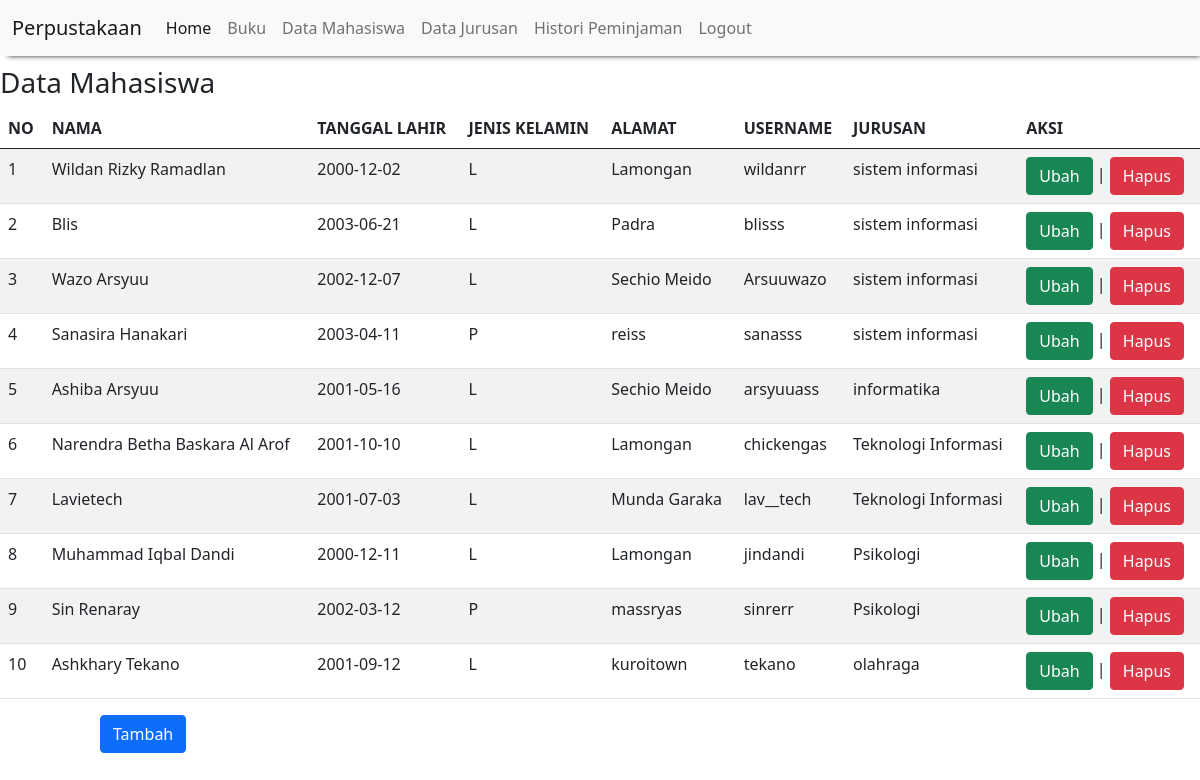
The page /tampil_mahasiswa.php (signed in) on the database its author committed.
### tables this page shows
CREATE TABLE `mahasiswa` (
  `id_mhs` int(11) NOT NULL,
  `nama` varchar(100) NOT NULL,
  `tanggal_lahir` date NOT NULL,
  `jenis_kelamin` enum('L','P') NOT NULL,
  `alamat` text NOT NULL,
  `username` varchar(255) DEFAULT NULL,
  `password` varchar(255) DEFAULT NULL,
  `id_jurusan` int(11) NOT NULL
);

CREATE TABLE `jurusan` (
  `id_jurusan` int(11) NOT NULL,
  `nama_jurusan` varchar(20) NOT NULL,
  `angkatan` varchar(20) NOT NULL
);

### tampil_mahasiswa.php (the view, shortened to what this page needs)
<?php
	include "header.php";
?>
<!DOCTYPE html>
<html>
<head>
	<link href="https://cdn.jsdelivr.net/npm/bootstrap@5.0.1/dist/css/bootstrap.min.css" rel="stylesheet">
</head>
<body>
	<h3>Data Mahasiswa</h3>
	<table class="table table-hover table-striped">
		<thead>
			<tr>
				<th>NO</th>
				<th>NAMA</th>
				<th>TANGGAL LAHIR</th>
				<th>JENIS KELAMIN</th>
				<th>ALAMAT</th>
				<th>USERNAME</th>
				<th>JURUSAN</th>
				<th>AKSI</th>
			</tr>
		</thead>
		<tbody>
			<?php
			include "koneksi.php";
			$qry_mahasiswa=mysqli_query($conn,"select * from mahasiswa join jurusan on jurusan.id_jurusan=mahasiswa.id_jurusan");
			$no=0;
			while ($data_mahasiswa=mysqli_fetch_array($qry_mahasiswa)) {
				$no++;?>
				<tr>
					<td><?=$no?></td>
					<td><?=$data_mahasiswa['nama']?></td>
					<td><?=$data_mahasiswa['tanggal_lahir']?></td>
					<td><?=$data_mahasiswa['jenis_kelamin']?></td>
					<td><?=$data_mahasiswa['alamat']?></td>
					<td><?=$data_mahasiswa['username']?></td>
					<td><?=$data_mahasiswa['nama_jurusan']?></td>
					<td><a href="ubah_mahasiswa.php?id_mhs=<?=$data_mahasiswa['id_mhs']?>" class="btn btn-success">Ubah</a> | <a href="hapus_mahasiswa.php?id_mhs=<?=$data_mahasiswa['id_mhs']?>" onclick="return confirm('Apakah anda yakin menghapus data ini')" class="btn btn-danger">Hapus</a> </td>
				</tr>
				<?php
				}
				?>
		</tbody>
	</table>
	<a href="tambah_mahasiswa.php" class="btn btn-primary" style="margin-left: 100px;">Tambah</a>
</body>
</html>
<?php
	include "footer.php";
?>

### rows shown on the page
mahasiswa: nama "Wildan Rizky Ramadlan", tanggal_lahir "2000-12-02", jenis_kelamin "L", alamat "Lamongan", username "wildanrr", id_jurusan.nama_jurusan "sistem informasi"
mahasiswa: nama "Blis", tanggal_lahir "2003-06-21", jenis_kelamin "L", alamat "Padra", username "blisss", id_jurusan.nama_jurusan "sistem informasi"
mahasiswa: nama "Wazo Arsyuu", tanggal_lahir "2002-12-07", jenis_kelamin "L", alamat "Sechio Meido", username "Arsuuwazo", id_jurusan.nama_jurusan "sistem informasi"
mahasiswa: nama "Sanasira Hanakari", tanggal_lahir "2003-04-11", jenis_kelamin "P", alamat "reiss", username "sanasss", id_jurusan.nama_jurusan "sistem informasi"
mahasiswa: nama "Ashiba Arsyuu", tanggal_lahir "2001-05-16", jenis_kelamin "L", alamat "Sechio Meido", username "arsyuuass", id_jurusan.nama_jurusan "informatika"
mahasiswa: nama "Narendra Betha Baskara Al Arof", tanggal_lahir "2001-10-10", jenis_kelamin "L", alamat "Lamongan", username "chickengas", id_jurusan.nama_jurusan "Teknologi Informasi"
mahasiswa: nama "Lavietech", tanggal_lahir "2001-07-03", jenis_kelamin "L", alamat "Munda Garaka", username "lav__tech", id_jurusan.nama_jurusan "Teknologi Informasi"
mahasiswa: nama "Muhammad Iqbal Dandi", tanggal_lahir "2000-12-11", jenis_kelamin "L", alamat "Lamongan", username "jindandi", id_jurusan.nama_jurusan "Psikologi"
mahasiswa: nama "Sin Renaray", tanggal_lahir "2002-03-12", jenis_kelamin "P", alamat "massryas", username "sinrerr", id_jurusan.nama_jurusan "Psikologi"
mahasiswa: nama "Ashkhary Tekano", tanggal_lahir "2001-09-12", jenis_kelamin "L", alamat "kuroitown", username "tekano", id_jurusan.nama_jurusan "olahraga"
